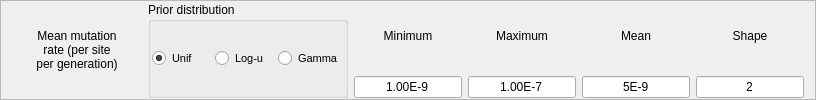
         <widget class="QFrame" name="firstFrame">
          <property name="maximumSize">
           <size>
            <width>16777215</width>
            <height>100</height>
           </size>
          </property>
          <property name="frameShape">
           <enum>QFrame::StyledPanel</enum>
          </property>
          <property name="frameShadow">
           <enum>QFrame::Raised</enum>
          </property>
          <layout class="QHBoxLayout" name="horizontalLayout_7">
           <property name="topMargin">
            <number>1</number>
           </property>
           <property name="bottomMargin">
            <number>1</number>
           </property>
           <item>
            <widget class="QLabel" name="label_18">
             <property name="minimumSize">
              <size>
               <width>130</width>
               <height>0</height>
              </size>
             </property>
             <property name="maximumSize">
              <size>
               <width>130</width>
               <height>16777215</height>
              </size>
             </property>
             <property name="font">
              <font>
               <pointsize>9</pointsize>
              </font>
             </property>
             <property name="text">
              <string>Mean mutation
rate (per site
per generation)</string>
             </property>
             <property name="alignment">
              <set>Qt::AlignCenter</set>
             </property>
            </widget>
           </item>
           <item>
            <widget class="QGroupBox" name="groupBox_4">
             <property name="minimumSize">
              <size>
               <width>200</width>
               <height>0</height>
              </size>
             </property>
             <property name="maximumSize">
              <size>
               <width>200</width>
               <height>16777215</height>
              </size>
             </property>
             <property name="title">
              <string>Prior distribution</string>
             </property>
             <layout class="QHBoxLayout" name="horizontalLayout_8">
              <property name="spacing">
               <number>1</number>
              </property>
              <property name="leftMargin">
               <number>1</number>
              </property>
              <property name="rightMargin">
               <number>1</number>
              </property>
              <item>
               <widget class="QRadioButton" name="mmrUnifRadio">
                <property name="font">
                 <font>
                  <pointsize>8</pointsize>
                 </font>
                </property>
                <property name="text">
                 <string>Unif</string>
                </property>
                <property name="checked">
                 <bool>true</bool>
                </property>
               </widget>
              </item>
              <item>
               <widget class="QRadioButton" name="mmrLogRadio">
                <property name="font">
                 <font>
                  <pointsize>8</pointsize>
                 </font>
                </property>
                <property name="text">
                 <string>Log-u</string>
                </property>
                <property name="checked">
                 <bool>false</bool>
                </property>
               </widget>
              </item>
              <item>
               <widget class="QRadioButton" name="mmrGammaRadio">
                <property name="font">
                 <font>
                  <pointsize>8</pointsize>
                 </font>
                </property>
                <property name="text">
                 <string>Gamma</string>
                </property>
               </widget>
              </item>
             </layout>
            </widget>
           </item>
           <item>
            <layout class="QVBoxLayout" name="verticalLayout_14">
             <item>
              <widget class="QLabel" name="label_19">
               <property name="maximumSize">
                <size>
                 <width>16777215</width>
                 <height>16777215</height>
                </size>
               </property>
               <property name="text">
                <string>Minimum</string>
               </property>
               <property name="alignment">
                <set>Qt::AlignCenter</set>
               </property>
              </widget>
             </item>
             <item>
              <widget class="QLineEdit" name="mmrMinEdit">
               <property name="maximumSize">
                <size>
                 <width>16777215</width>
                 <height>16777215</height>
                </size>
               </property>
               <property name="text">
                <string>1.00E-9</string>
               </property>
               <property name="alignment">
                <set>Qt::AlignCenter</set>
               </property>
              </widget>
             </item>
            </layout>
           </item>
           <item>
            <layout class="QVBoxLayout" name="verticalLayout_15">
             <item>
              <widget class="QLabel" name="label_20">
               <property name="maximumSize">
                <size>
                 <width>16777215</width>
                 <height>16777215</height>
                </size>
               </property>
               <property name="text">
                <string>Maximum</string>
               </property>
               <property name="alignment">
                <set>Qt::AlignCenter</set>
               </property>
              </widget>
             </item>
             <item>
              <widget class="QLineEdit" name="mmrMaxEdit">
               <property name="maximumSize">
                <size>
                 <width>16777215</width>
                 <height>16777215</height>
                </size>
               </property>
               <property name="text">
                <string>1.00E-7</string>
               </property>
               <property name="alignment">
                <set>Qt::AlignCenter</set>
               </property>
              </widget>
             </item>
            </layout>
           </item>
           <item>
            <layout class="QVBoxLayout" name="verticalLayout_16">
             <item>
              <widget class="QLabel" name="label_21">
               <property name="maximumSize">
                <size>
                 <width>16777215</width>
                 <height>16777215</height>
                </size>
               </property>
               <property name="text">
                <string>Mean</string>
               </property>
               <property name="alignment">
                <set>Qt::AlignCenter</set>
               </property>
              </widget>
             </item>
             <item>
              <widget class="QLineEdit" name="mmrMeanEdit">
               <property name="maximumSize">
                <size>
                 <width>16777215</width>
                 <height>16777215</height>
                </size>
               </property>
               <property name="text">
                <string>5E-9</string>
               </property>
               <property name="alignment">
                <set>Qt::AlignCenter</set>
               </property>
              </widget>
             </item>
            </layout>
           </item>
           <item>
            <layout class="QVBoxLayout" name="verticalLayout_17">
             <item>
              <widget class="QLabel" name="label_22">
               <property name="maximumSize">
                <size>
                 <width>16777215</width>
                 <height>16777215</height>
                </size>
               </property>
               <property name="text">
                <string>Shape</string>
               </property>
               <property name="alignment">
                <set>Qt::AlignCenter</set>
               </property>
              </widget>
             </item>
             <item>
              <widget class="QLineEdit" name="mmrShapeEdit">
               <property name="maximumSize">
                <size>
                 <width>16777215</width>
                 <height>16777215</height>
                </size>
               </property>
               <property name="text">
                <string>2</string>
               </property>
               <property name="alignment">
                <set>Qt::AlignCenter</set>
               </property>
              </widget>
             </item>
            </layout>
           </item>
          </layout>
         </widget>
